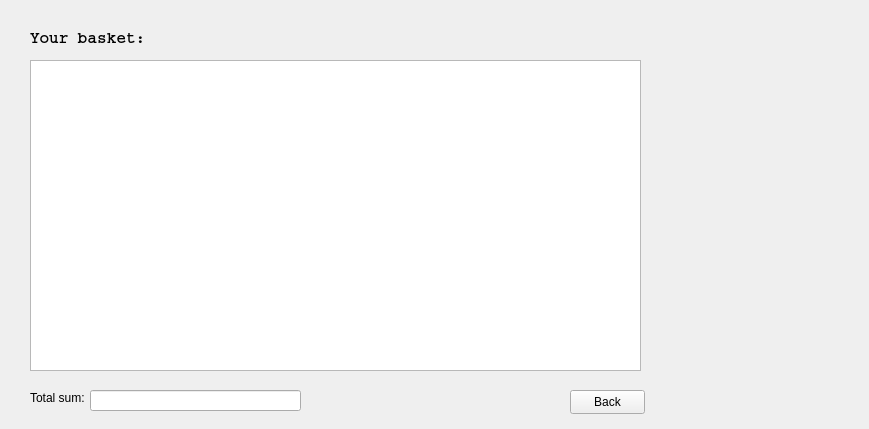
<?xml version="1.0" encoding="UTF-8"?>
<ui version="4.0">
 <class>BasketWindow</class>
 <widget class="QWidget" name="BasketWindow">
  <property name="geometry">
   <rect>
    <x>0</x>
    <y>0</y>
    <width>869</width>
    <height>429</height>
   </rect>
  </property>
  <property name="windowTitle">
   <string>Your basket</string>
  </property>
  <widget class="QLabel" name="basketLabel">
   <property name="geometry">
    <rect>
     <x>30</x>
     <y>30</y>
     <width>121</width>
     <height>16</height>
    </rect>
   </property>
   <property name="font">
    <font>
     <family>Courier</family>
     <pointsize>12</pointsize>
     <bold>true</bold>
    </font>
   </property>
   <property name="text">
    <string>Your basket:</string>
   </property>
  </widget>
  <widget class="QListView" name="basketListView">
   <property name="geometry">
    <rect>
     <x>30</x>
     <y>60</y>
     <width>611</width>
     <height>311</height>
    </rect>
   </property>
  </widget>
  <widget class="QLabel" name="totalSumLabel">
   <property name="geometry">
    <rect>
     <x>30</x>
     <y>390</y>
     <width>61</width>
     <height>16</height>
    </rect>
   </property>
   <property name="text">
    <string>Total sum:</string>
   </property>
  </widget>
  <widget class="QLineEdit" name="totalSumEdit">
   <property name="geometry">
    <rect>
     <x>90</x>
     <y>390</y>
     <width>211</width>
     <height>21</height>
    </rect>
   </property>
  </widget>
  <widget class="QPushButton" name="basketBackButton">
   <property name="geometry">
    <rect>
     <x>570</x>
     <y>390</y>
     <width>75</width>
     <height>24</height>
    </rect>
   </property>
   <property name="text">
    <string>Back</string>
   </property>
  </widget>
 </widget>
 <layoutdefault spacing="6" margin="11"/>
 <resources/>
 <connections/>
</ui>
